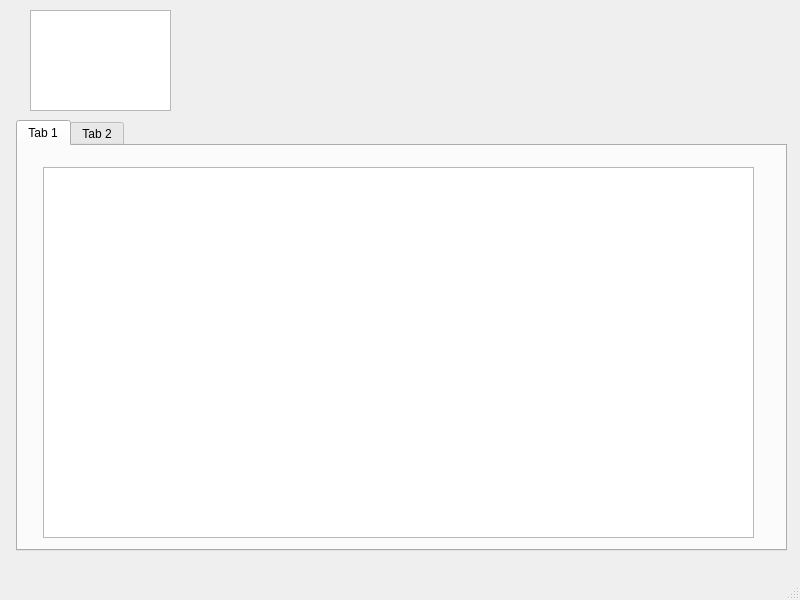
<?xml version="1.0" encoding="UTF-8"?>
<ui version="4.0">
 <class>MainWindow</class>
 <widget class="QMainWindow" name="MainWindow">
  <property name="geometry">
   <rect>
    <x>0</x>
    <y>0</y>
    <width>800</width>
    <height>600</height>
   </rect>
  </property>
  <property name="windowTitle">
   <string>Daftar Obat</string>
  </property>
  <widget class="QWidget" name="centralwidget">
   <widget class="QTabWidget" name="tabWidget">
    <property name="geometry">
     <rect>
      <x>16</x>
      <y>120</y>
      <width>771</width>
      <height>431</height>
     </rect>
    </property>
    <property name="currentIndex">
     <number>0</number>
    </property>
    <widget class="QWidget" name="tab">
     <attribute name="title">
      <string>Tab 1</string>
     </attribute>
     <widget class="QTableView" name="tableView">
      <property name="geometry">
       <rect>
        <x>25</x>
        <y>21</y>
        <width>711</width>
        <height>371</height>
       </rect>
      </property>
     </widget>
    </widget>
    <widget class="QWidget" name="tab_2">
     <attribute name="title">
      <string>Tab 2</string>
     </attribute>
     <widget class="QTableView" name="tableView_2">
      <property name="geometry">
       <rect>
        <x>25</x>
        <y>21</y>
        <width>711</width>
        <height>371</height>
       </rect>
      </property>
     </widget>
    </widget>
   </widget>
   <widget class="QGraphicsView" name="graphicsView">
    <property name="geometry">
     <rect>
      <x>30</x>
      <y>10</y>
      <width>141</width>
      <height>101</height>
     </rect>
    </property>
   </widget>
  </widget>
  <widget class="QMenuBar" name="menubar">
   <property name="geometry">
    <rect>
     <x>0</x>
     <y>0</y>
     <width>800</width>
     <height>25</height>
    </rect>
   </property>
  </widget>
  <widget class="QStatusBar" name="statusbar"/>
 </widget>
 <resources/>
 <connections/>
</ui>
